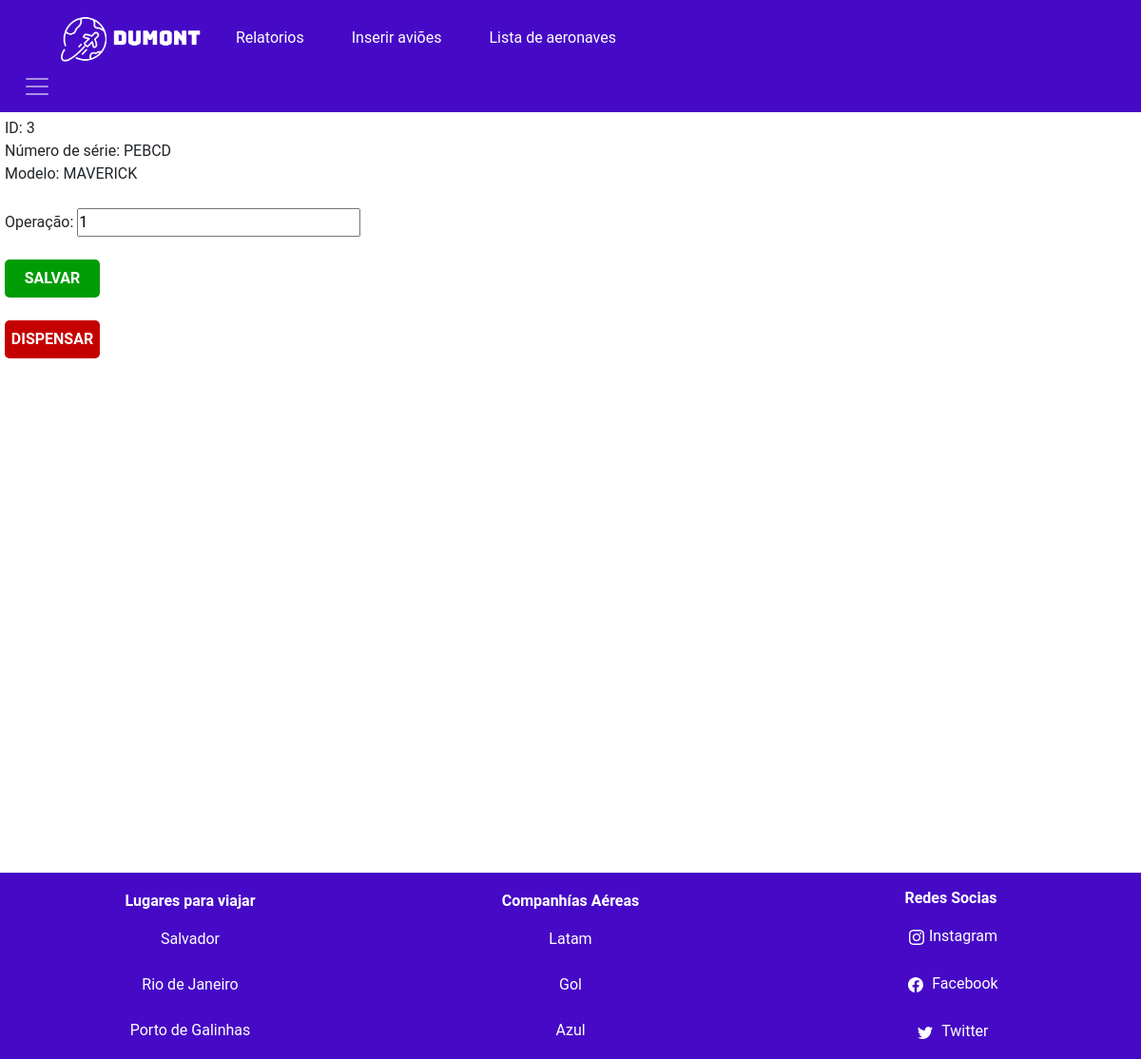
Screenshot of /php/editar_aeronave.php?pk_aviao=3 with the database file from the repository.
### tables this page shows
CREATE TABLE `aviao` (
  `pk_aviao` int(10) NOT NULL,
  `num_serie` char(5) DEFAULT NULL,
  `modelo` varchar(100) DEFAULT NULL,
  `num_assento` char(3) DEFAULT NULL,
  `operacao` enum('0','1') DEFAULT NULL
);

### php/editar_aeronave.php (the view, shortened to what this page needs)
<?php
include_once("conexao.php");
?>
<!DOCTYPE html>
<html lang="pt-br">
<head>
    <link rel="stylesheet" href="../css/editar_aeronaves.css">
    <link rel="stylesheet" href="../CSS/style.css">
    <link href="https://cdn.jsdelivr.net/npm/bootstrap@5.2.3/dist/css/bootstrap.min.css" rel="stylesheet">
</head>
<body>
<header>
  <nav style="background-color: #460AC6;" class="navbar navbar-dark sticky-top">
      <div class="container-fluid">
      <a class="navbar-brand" href="../home_adm.php"><img id="logo_navbar_dumont" width="150"
          src="../img/dumont_logo_nav_765x625.png" alt="Logo da Empresa DUMONT"></a>
      <div id="links_navbar">
          <a style="color: white;" id="link_nav1" class="nav-link" href="relatorio.php">Relatorios</a>
          <a style="color: white;" id="link_nav2" class="nav-link" href="../inserir_aeronave.php">Inserir aviões</a>
          <a style="color: white;" id="link_nav3" class="nav-link" href="listar_aeronaves.php">Lista de aeronaves</a>
      </div>
      <button class="navbar-toggler" type="button" data-bs-toggle="offcanvas" data-bs-target="#offcanvasNavbar"
          aria-controls="offcanvasNavbar">
          <span class="navbar-toggler-icon"></span>
      </button>
      </div>
  </nav>
<main>
    <?php
    $pk_aviao = filter_input(INPUT_GET, 'pk_aviao', FILTER_SANITIZE_NUMBER_INT);
    $result_aviao = "SELECT * FROM aviao WHERE pk_aviao = '$pk_aviao'";
    $resultado_aviao = mysqli_query($conn, $result_aviao);
    $row_aviao = mysqli_fetch_assoc($resultado_aviao);
    ?>
        <div id="box" >
        <div class="row">
            <div class="col">
                <label>ID: </label>
                <?php echo $row_aviao['pk_aviao']; ?> <br>
                <label>Número de série: </label>
                <?php echo $row_aviao['num_serie'];?> <br>
                <label>Modelo: </label>
                <?php echo $row_aviao['modelo'];?> <br><br>
            <form action="proc_edit_aeronave.php" method="post">
                        <label>Operação: </label>
                        <input type="number" placeholder="Informe os status atual da aeronave" id="operacao" name="operacao" min="0" max="1" required value="<?php echo $row_aviao['operacao'];?>"> <br><br>
                        <input type="submit" value="SALVAR" id="salvar">
                            </form>
                            <br>
                            <form action="dispensar_aeronave.php" method="post">
                             <input type="submit" id="dispensar" value="DISPENSAR">
                            </form>
            </div>
        </div>
        </div>
</main>
    <footer>
        <div id="rodape" class="container-fluid">
            <div class="row">
                <div id="lugares_viajar" class="col-sm">
                    <p><strong>Lugares para viajar</strong></p>
                    <a class="text-white text-decoration-none" href="#">Salvador</a>
                    <br>
                    <a class="text-white text-decoration-none" href="#">Rio de Janeiro</a>
                    <br>
                    <a class="text-white text-decoration-none" href="#">Porto de Galinhas</a>
                </div>
                <div class="col-sm">
                    <p><strong>Companhías Aéreas</strong></p>
                    <a class="text-white text-decoration-none" href="https://www.latamairlines.com/br/pt/ofertas/megapromo?utm_source=bing&utm_medium=sem&utm_campaign=br_latam_bing_sem_perf_aon-bro-exa-brand_lower&utm_content=br_latam_perf_bing_aon-bro-exa-brand_no-target_NNN-NNN_nnn_conversion_text-link_20221026_lower_latam&gclid=ecfa87d3def11c847630e3e896f6c55e&gclsrc=3p.ds&msclkid=ecfa87d3def11c847630e3e896f6c55e&utm_term=latam">Latam</a>
                    <br>
                    <a class="text-white text-decoration-none" href="https://www.voegol.com.br/?gclid=1bf10da3dad91b3eaf3f699892f24891&gclsrc=3p.ds&msclkid=1bf10da3dad91b3eaf3f699892f24891&utm_source=bing&utm_medium=cpc&utm_campaign=alp_varejo-nac_bing_search_conversao_branding-termosgol-nu-br-pt&utm_term=gol&utm_content=cpc_rede-de-pesquisa_texto_marca">Gol</a>
                    <br>
                    <a class="text-white text-decoration-none" href="https://www.passagensaereas.com.br/passagens-aereas/companhiasaereas/azul-linhas-aereas?msclkid=8bfa2f521a4f1f312f764b695202c7ca&utm_source=bing&utm_medium=cpc&utm_campaign=PA_CI_AZUL&utm_term=azul%20linhas%20a%C3%A9reas&utm_content=G-%20Geral">Azul</a>
                </div>
                <div class="col-sm">
                    <p><strong>Redes Socias</strong></p>
                    <a class="text-white text-decoration-none" href="#"><img src="../img/instagram.svg" alt="Ícone do Instagram">Instagram</a>
                    <br>
                    <a class="text-white text-decoration-none" href="#"><img src="../img/facebook.svg" alt="Ícone do Facebook"> Facebook</a>
                    <br>
                    <a class="text-white text-decoration-none" href="#"><img src="../img/twitter.svg" alt="Ícone do Twitter"> Twitter</a>
                </div>
            </div>
        </div>
    </footer>
</body>
</html>

### css/editar_aeronaves.css (style rules this page uses)
* { font-family: 'Roboto', sans-serif; }
#box { height: 100vh; padding: 5px; }
#operacao { height: 30px; width: 25%; }
#salvar { background-color: #009C06; color: white; text-align: center; font-size: 12pt; font-weight:bolder; width:100PX; height: 40PX; padding: 2px; border-radius: 5px; border: none; }
#dispensar { background-color: #C50000; color: white; text-align: center; font-size: 12pt; font-weight:bolder; width:100PX; height: 40PX; padding: 2px; border-radius: 5px; border: none; text-decoration: none; }
a { text-decoration: none; }

### css/style.css (style rules this page uses)
* { margin: 0px; padding: 0px; }
body { font-family: 'Roboto', sans-serif; }
a { text-decoration: none; }
p { margin-bottom: 0px; }
.container-fluid { margin: 0px; padding: 0px; }
#rodape { background-color: #460AC6; }
#rodape .col-sm { display: flex; flex-direction: column; justify-content: center; align-items: center; padding: 15px; color: white; }
.col-sm img { margin: 5px; }
#links_navbar { display: flex; gap: 50px; margin-right: 45vw; }
#logo_navbar_dumont { margin-left: 50px; }
.navbar-toggler { background-color: transparent !important; border: none !important; }
.navbar-toggler-icon { color: #460AC6 !important; }

### rows the page displays
aviao: pk_aviao "3", num_serie "PEBCD", modelo "MAVERICK", operacao "1"
